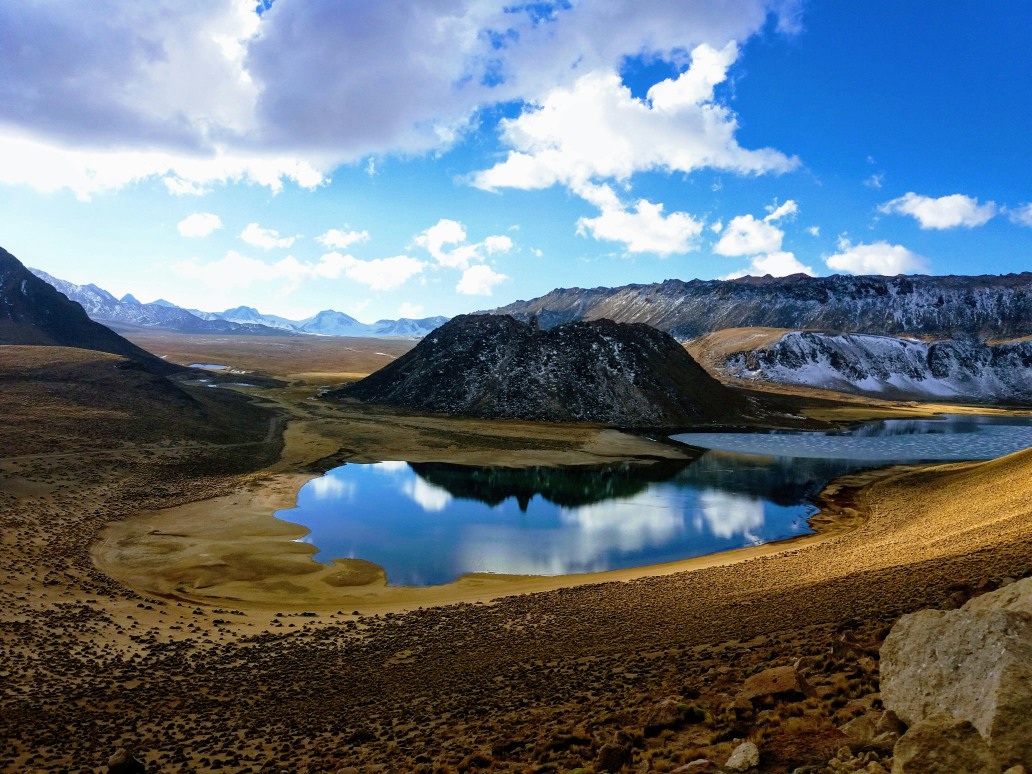
#> input picture aes/aes/input.jpg, 4128 x 3096 px (shown at 1/4 size)
$ python ssim.py
#> lines starting #> are read from the running program, lines starting #| are printed output that depends on the picture; pictures that were not available may be replaced by others from this repository, and a replacement may not be noted
from skimage.metrics import structural_similarity as ssim
from PIL import Image
import numpy as np

def calculate_ssim(image1_path, image2_path):

    # Load the images
#> called with image1_path = 'input.jpg', image2_path = 'hidden_message.png'
    image1 = Image.open("input.jpg")
#> image1 is the input picture: PIL image 4128x3096 RGB; mean R, G, B 99.8, 112.8, 123.5
    image2 = Image.open("hidden_message.png")
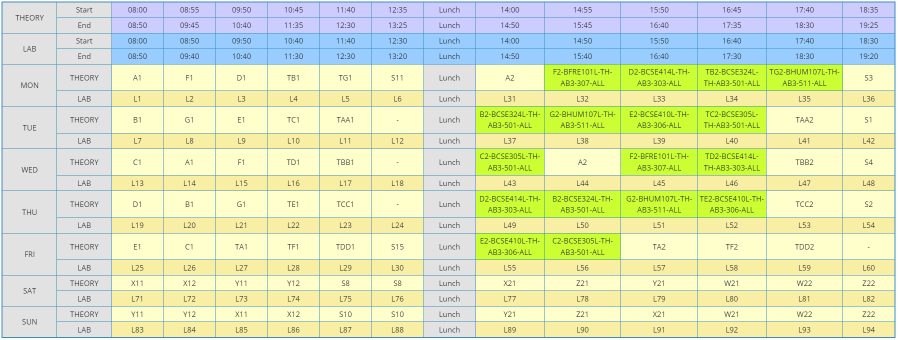
#> input picture aes/22.png, 1795 x 680 px, given in place of hidden_message.png, which was not available (shown at 1/2 size)
#> image2 is the input picture: PIL image 1795x680 RGBA; mean R, G, B, A 220.1, 229.8, 186.8, 255

    # Convert images to grayscale (required for SSIM calculation)
    image1_gray = image1.convert('L')
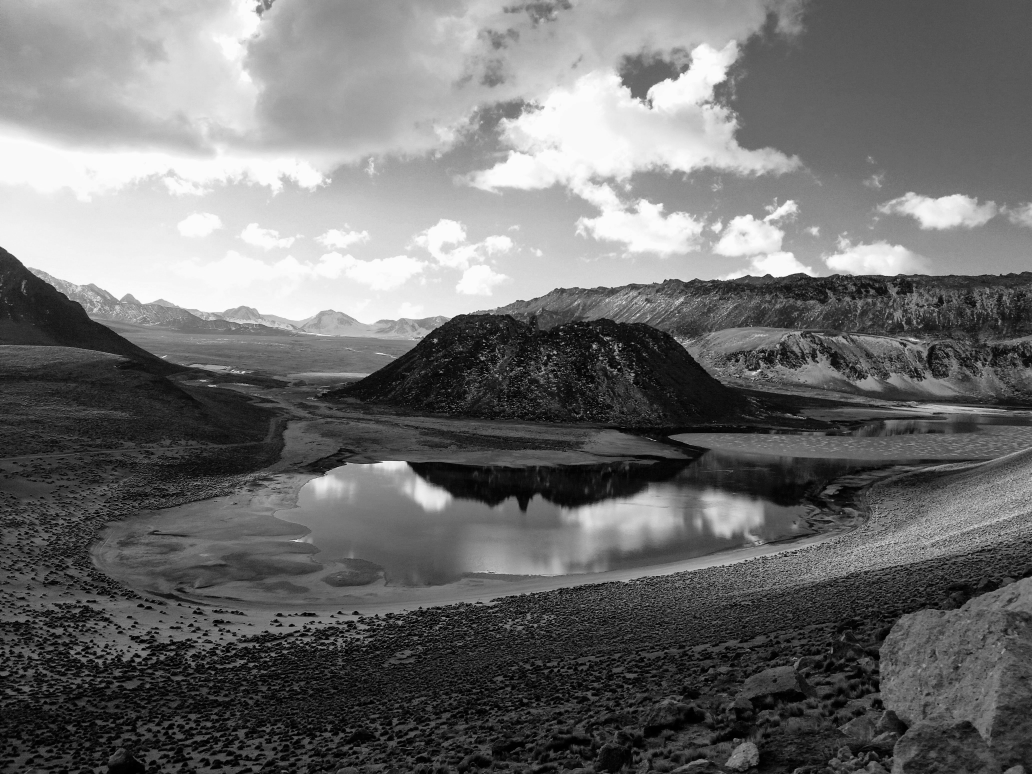
#> image1_gray: PIL image 4128x3096 L (shown at 1/4 size); min 0, max 255, mean 110.1
    image2_gray = image2.convert('L')
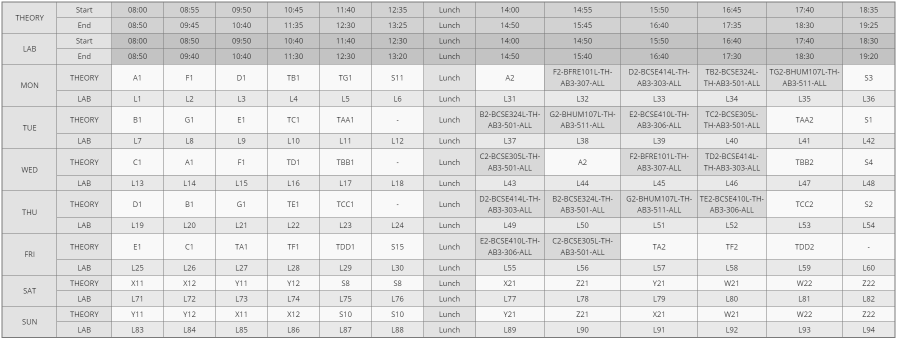
#> image2_gray: PIL image 1795x680 L (shown at 1/2 size); min 36, max 255, mean 221.9

    # Convert images to numpy arrays
    image1_array = np.array(image1_gray)
    image2_array = np.array(image2_gray)

    # Calculate SSIM between the two images
#> (the run stopped early here; a loop or call above may not have finished)
